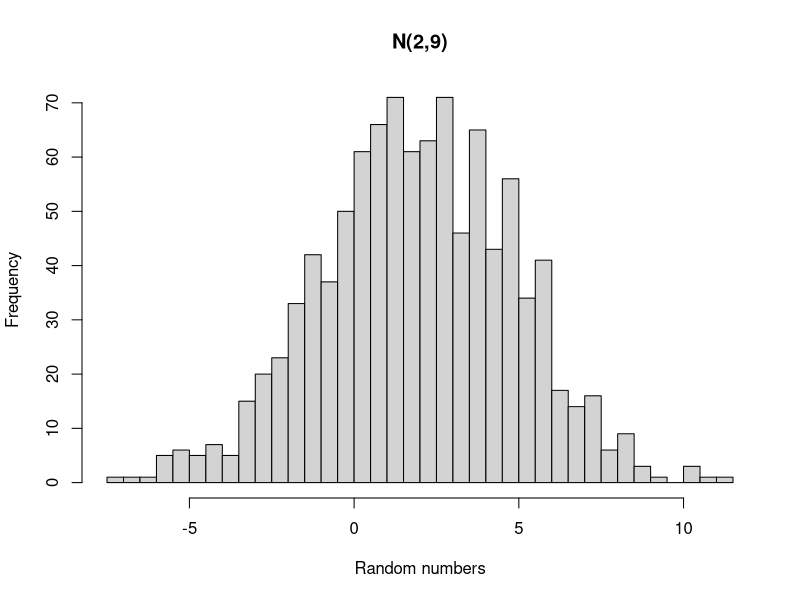

The R source for this figure:
## ---- chunk 1
x=rnorm(1000,mean=2,sd=3)
hist(x,main="N(2,9)",xlab="Random numbers",nclass=50)
## ---- chunk 2
sessionInfo()
